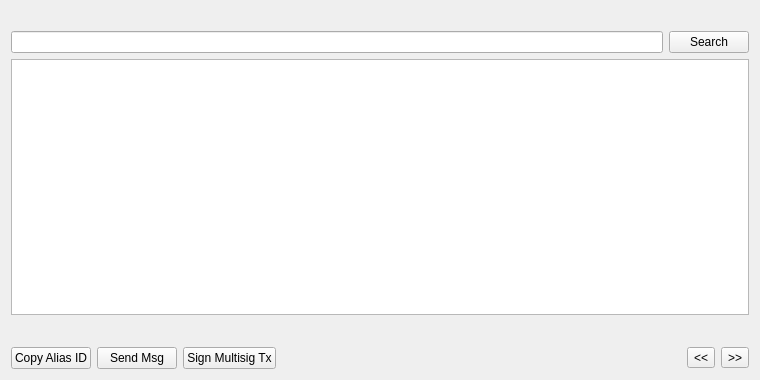
<?xml version="1.0" encoding="UTF-8"?>
<ui version="4.0">
 <class>AliasListPage</class>
 <widget class="QWidget" name="AliasListPage">
  <property name="geometry">
   <rect>
    <x>0</x>
    <y>0</y>
    <width>760</width>
    <height>380</height>
   </rect>
  </property>
  <property name="windowTitle">
   <string>Aliases</string>
  </property>
  <layout class="QVBoxLayout" name="verticalLayout">
   <item>
    <widget class="QLabel" name="labelExplanation">
     <property name="textFormat">
      <enum>Qt::PlainText</enum>
     </property>
     <property name="wordWrap">
      <bool>true</bool>
     </property>
    </widget>
   </item>
   <item>
    <layout class="QHBoxLayout" name="horizontalLayout_2">
     <item>
      <widget class="QLineEdit" name="lineEditAliasSearch"/>
     </item>
     <item>
      <widget class="QPushButton" name="searchAlias">
       <property name="maximumSize">
        <size>
         <width>16777215</width>
         <height>48</height>
        </size>
       </property>
       <property name="text">
        <string>Search</string>
       </property>
      </widget>
     </item>
    </layout>
   </item>
   <item>
    <widget class="QTableView" name="tableView">
     <property name="contextMenuPolicy">
      <enum>Qt::CustomContextMenu</enum>
     </property>
     <property name="toolTip">
      <string/>
     </property>
     <property name="tabKeyNavigation">
      <bool>false</bool>
     </property>
     <property name="alternatingRowColors">
      <bool>true</bool>
     </property>
     <property name="selectionMode">
      <enum>QAbstractItemView::SingleSelection</enum>
     </property>
     <property name="selectionBehavior">
      <enum>QAbstractItemView::SelectRows</enum>
     </property>
     <property name="sortingEnabled">
      <bool>true</bool>
     </property>
     <attribute name="verticalHeaderVisible">
      <bool>false</bool>
     </attribute>
    </widget>
   </item>
   <item>
    <layout class="QHBoxLayout" name="horizontalLayout_3">
     <item>
      <spacer name="horizontalSpacer_2">
       <property name="orientation">
        <enum>Qt::Horizontal</enum>
       </property>
       <property name="sizeHint" stdset="0">
        <size>
         <width>40</width>
         <height>20</height>
        </size>
       </property>
      </spacer>
     </item>
     <item>
      <widget class="QLabel" name="labelPage">
       <property name="text">
        <string/>
       </property>
      </widget>
     </item>
    </layout>
   </item>
   <item>
    <layout class="QHBoxLayout" name="horizontalLayout">
     <item>
      <widget class="QPushButton" name="copyAlias">
       <property name="toolTip">
        <string>Copy the currently selected alias to the system clipboard</string>
       </property>
       <property name="text">
        <string>Copy Alias ID</string>
       </property>
      </widget>
     </item>
     <item>
      <widget class="QPushButton" name="messageButton">
       <property name="text">
        <string>Send Msg</string>
       </property>
      </widget>
     </item>
     <item>
      <widget class="QPushButton" name="signMultisigButton">
       <property name="text">
        <string>Sign Multisig Tx</string>
       </property>
      </widget>
     </item>
     <item>
      <spacer name="horizontalSpacer">
       <property name="orientation">
        <enum>Qt::Horizontal</enum>
       </property>
       <property name="sizeHint" stdset="0">
        <size>
         <width>40</width>
         <height>20</height>
        </size>
       </property>
      </spacer>
     </item>
     <item>
      <widget class="QToolButton" name="prevButton">
       <property name="text">
        <string>&lt;&lt;</string>
       </property>
      </widget>
     </item>
     <item>
      <widget class="QToolButton" name="nextButton">
       <property name="text">
        <string>&gt;&gt;</string>
       </property>
      </widget>
     </item>
    </layout>
   </item>
  </layout>
 </widget>
 <resources>
  <include location="../gtacoin.qrc"/>
 </resources>
 <connections/>
</ui>
